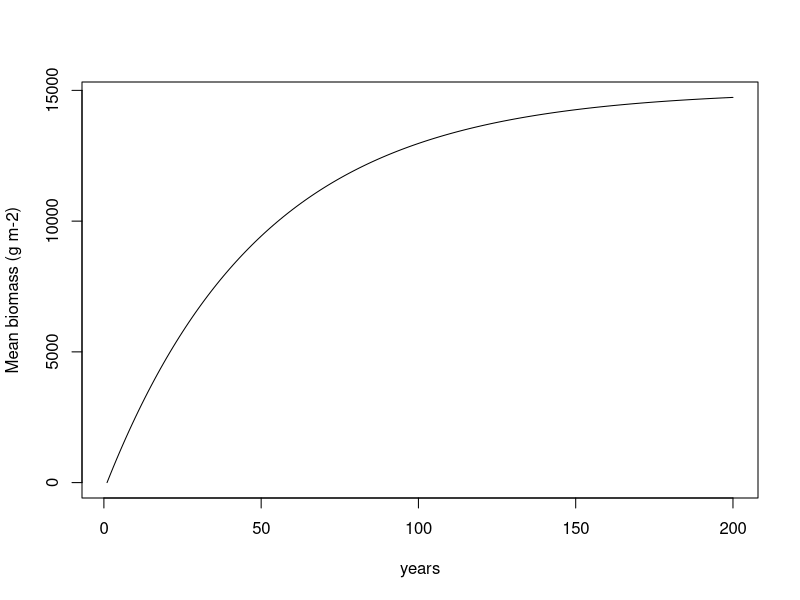
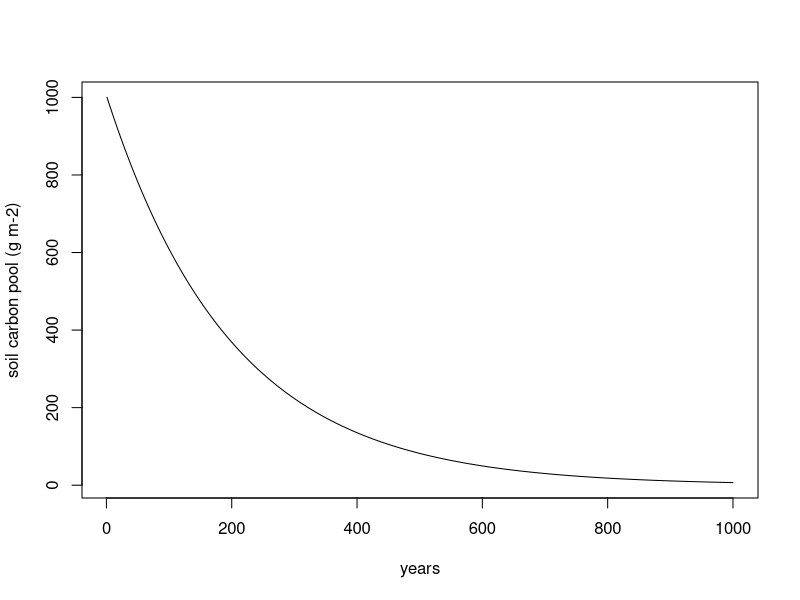
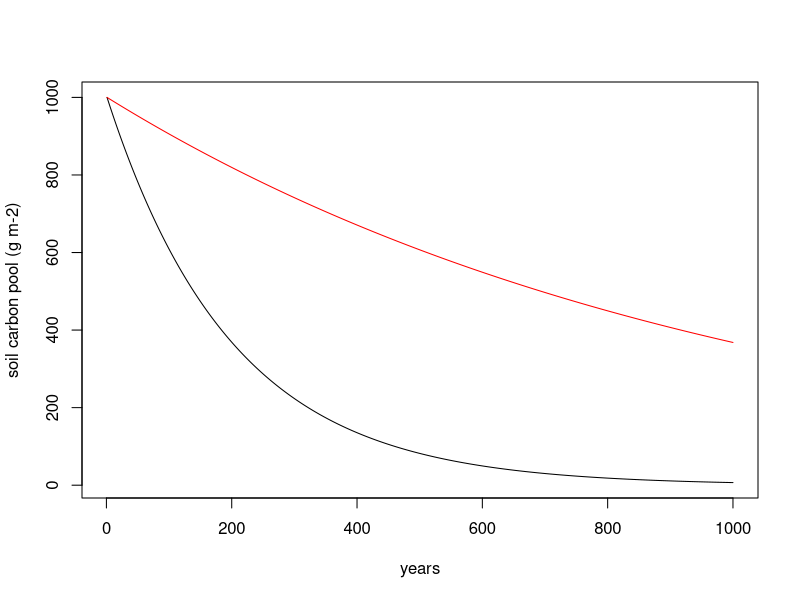
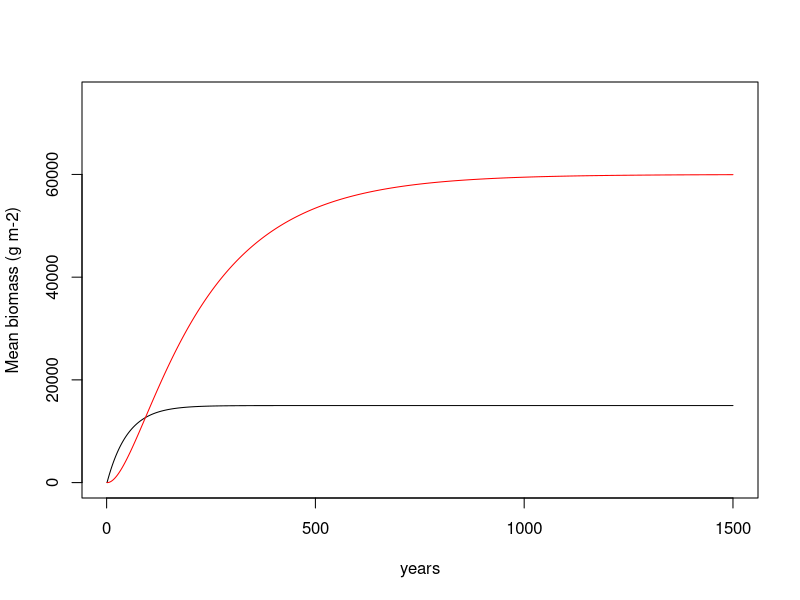
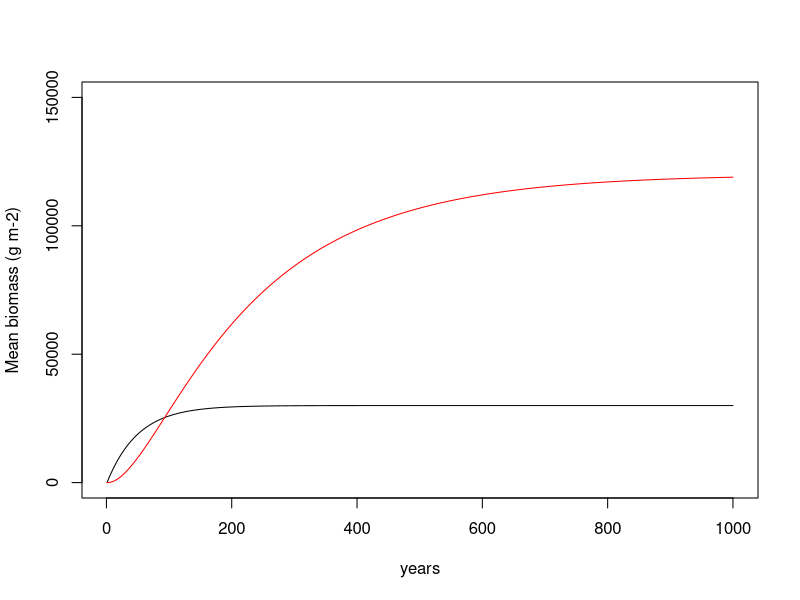
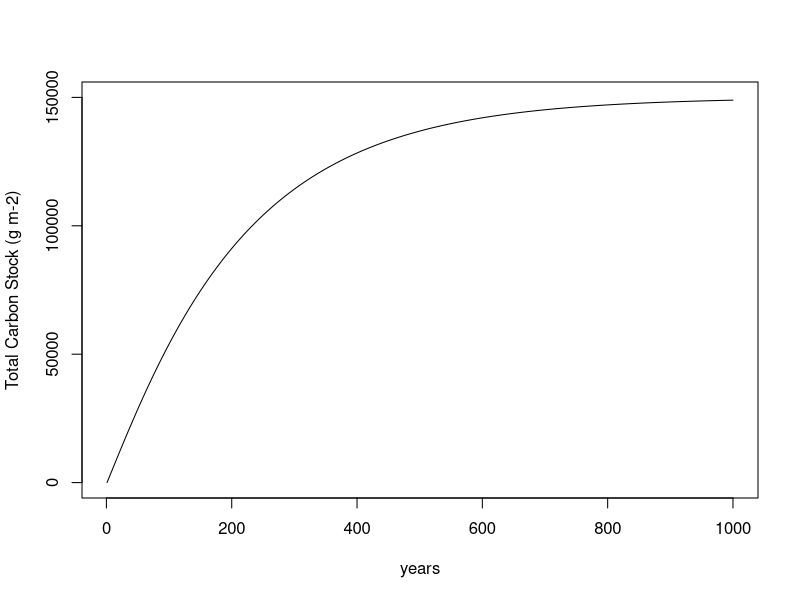

Generate these figures, in order, with R:
## ---- chunk 1
knitr::opts_chunk$set(echo = TRUE)
## ---- chunk 2
simulation_years <- 200  #total number of years you want to simulate
veg <- array(NA, dim = c(simulation_years))  #creating the array to store the yearly vegetation biomass

veg[1] <- 1  #initializing the vegetation biomass in year 1 to be 1

npp <- 300  #growth rate
u <- 0.02  #mortality rate

dt <- 1 #number of years for each time step

for(i in 2:simulation_years){
  #dBdt is the derivative (Change over the time-step)
  #It adds npp and substracts a proportion of biomass that died
  dBdt <- npp - veg[i-1] * u
  #add the change to the previous year's biomass
  #note: a positive number of dBdt will add biomass, while a negative value will subtract
  #note: since dBdt is the change per year, you need to multiply
  #      it by the number of years in a time step (which is 1)
  veg[i] <- veg[i-1] + dBdt * dt
}

year <- seq(1, simulation_years, 1)
plot(year, veg, type = 'l', xlab = 'years', ylab= 'Mean biomass (g m-2)')

## ---- chunk 3
simulation_years <- 1000  #total number of years you want to simulate
soil_1 <- array(NA, dim = c(simulation_years))  

soil_1[1] <- 1000  #initializing the vegetation biomass in year 1 to be 1

k <- 0.005  #decomposition (output)

dt <- 1 #number of years for each time step

for(i in 2:simulation_years){
  #dBdt is the derivative (Change over the time-step)
  #It adds npp and substracts a proportion of biomass that died
  dSdt <- soil_1[i-1] * (-k)
  #add the change to the previous year's biomass
  #note: a positive number of dBdt will add biomass, while a negative value will subtract
  #note: since dBdt is the change per year, you need to multiply
  #      it by the number of years in a time step (which is 1)
  soil_1[i] <- soil_1[i-1] + dSdt * dt
}

year <- seq(1, simulation_years, 1)
plot(year, soil_1, type = 'l', xlab = 'years', ylab= 'soil carbon pool (g m-2)')
## ---- chunk 4
simulation_years <- 1000  #total number of years you want to simulate
soil_2 <- array(NA, dim = c(simulation_years))  

soil_2[1] <- 1000  #initializing the vegetation biomass in year 1 to be 1

k <- 0.001  #decomposition (output)

dt <- 1 #number of years for each time step

for(i in 2:simulation_years){
  #dBdt is the derivative (Change over the time-step)
  #It adds npp and substracts a proportion of biomass that died
  dSdt <- soil_2[i-1] * (-k)
  #add the change to the previous year's biomass
  #note: a positive number of dBdt will add biomass, while a negative value will subtract
  #note: since dBdt is the change per year, you need to multiply
  #      it by the number of years in a time step (which is 1)
  soil_2[i] <- soil_2[i-1] + dSdt * dt
}

year <- seq(1, simulation_years, 1)
plot(year, soil_1, type = 'l', xlab = 'years', ylab= 'soil carbon pool (g m-2)')
points(year, soil_2, type= 'l' , col = 'red')

## ---- chunk 5
#insert set of differential equations here that are contained in the for loop (see above)
simulation_years <- 1500  #total number of years you want to simulate
veg <- array(NA, dim = c(simulation_years))  #creating the array to store the yearly vegetation biomass
soil <- array(NA, dim = c(simulation_years))


veg[1] <- 0  #initializing the vegetation biomass in year 1 to be 0
soil[1] <- 0

npp <- 300  #growth rate
u <- 0.02  #mortality rate
k <- 0.005 #decomposition

dt <- 1 #number of years for each time step

for(i in 2:simulation_years){
  dBdt <- npp - veg[i-1] * u #growth of the tree
  veg[i] <- veg[i-1] + dBdt * dt
  dSdt <- veg[i-1]* u - soil[i-1] * k 
  soil[i] <- soil[i-1] + dSdt * dt
  
}

year <- seq(1, simulation_years, 1)
plot(year, veg, type = 'l', xlab = 'years', ylab= 'Mean biomass (g m-2)', ylim =c(0, 75000))
points(year, soil, type= 'l' , col = 'red')

equilibrium <- veg[1000]+soil[1000] #equilibrium carbon stock 


## ---- chunk 6
#insert set of differential equations here that are contained in the for loop (see above)
simulation_years <- 1000  #total number of years you want to simulate
veg <- array(NA, dim = c(simulation_years))  #creating the array to store the yearly vegetation biomass
soil <- array(NA, dim = c(simulation_years))


veg[1] <- 0  #initializing the vegetation biomass in year 1 to be 1
soil[1] <- 0

npp <- 600  #growth rate
u <- 0.02  #mortality rate
k <- 0.005 #decomposition

dt <- 1 #number of years for each time step

for(i in 2:simulation_years){
  dBdt <- npp - veg[i-1] * u #growth of the tree
  veg[i] <- veg[i-1] + dBdt * dt
  dSdt <- veg[i-1]* u - soil[i-1] * k 
  soil[i] <- soil[i-1] + dSdt * dt
  
}

year <- seq(1, simulation_years, 1)
plot(year, veg, type = 'l', xlab = 'years', ylab= 'Mean biomass (g m-2)', ylim =c(0, 150000))
points(year, soil, type= 'l' , col = 'red')

equilibrium <- veg[1000]+soil[1000] #equilibrium carbon stock 

## ---- chunk 7
#insert set of differential equations here that are contained in the for loop (see above)
simulation_years <- 1000  #total number of years you want to simulate
veg <- array(NA, dim = c(simulation_years))  #creating the array to store the yearly vegetation biomass
soil <- array(NA, dim = c(simulation_years))
totalcarbon <- array(NA, dim= c(simulation_years))
veg[1] <- 0  #initializing the vegetation biomass in year 1 to be 1
soil[1] <- 0
totalcarbon[1] <- 0

npp <- 600  #growth rate
u <- 0.02  #mortality rate
k <- 0.005 #decomposition

dt <- 1 #number of years for each time step

for(i in 2:simulation_years){
  dBdt <- npp - veg[i-1] * u #growth of the tree
  veg[i] <- veg[i-1] + dBdt * dt
  dSdt <- veg[i-1]* u - soil[i-1] * k 
  soil[i] <- soil[i-1] + dSdt * dt
  totalcarbon[i] <- soil[i] + veg[i]
  
}

year <- seq(1, simulation_years, 1)
plot(year, totalcarbon, type = 'l', xlab = 'years', ylab= 'Total Carbon Stock (g m-2)', ylim =c(0, 150000))

equilibrium <- veg[1000]+soil[1000] #equilibrium carbon stock 

